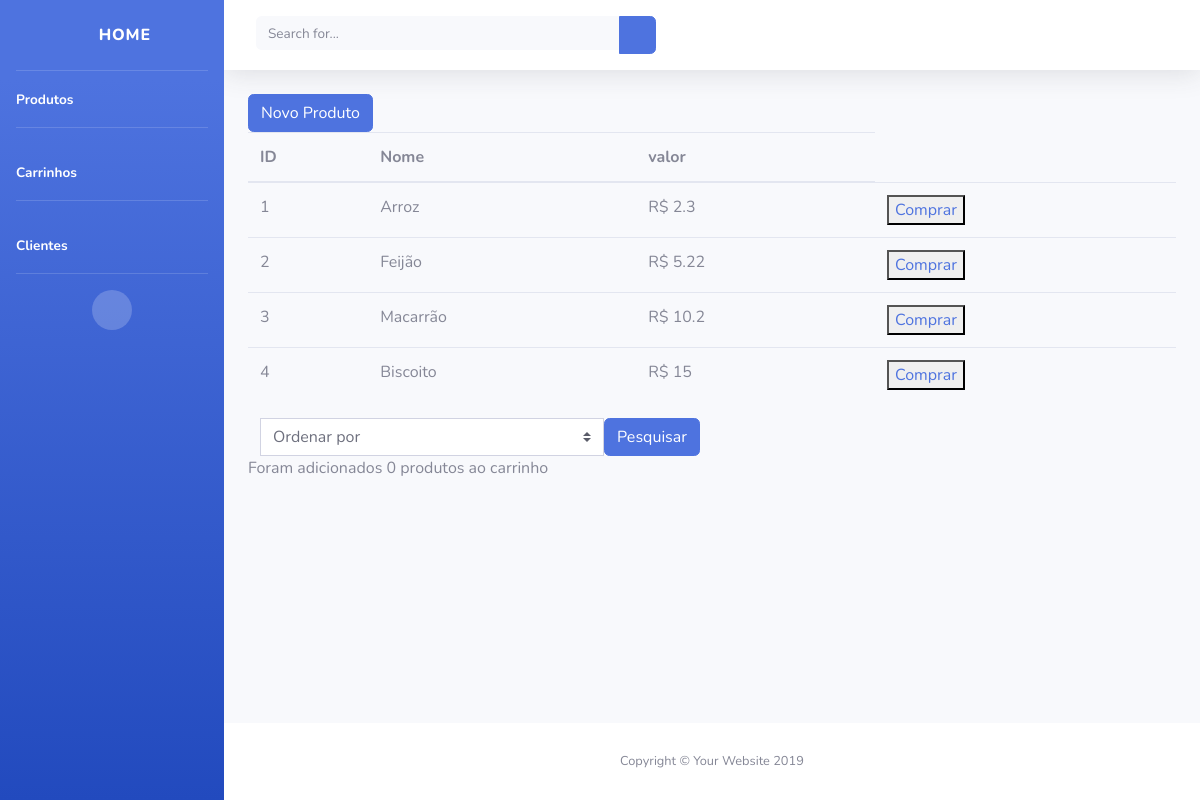
/final/products/, run on an earlier commit of the app's database.
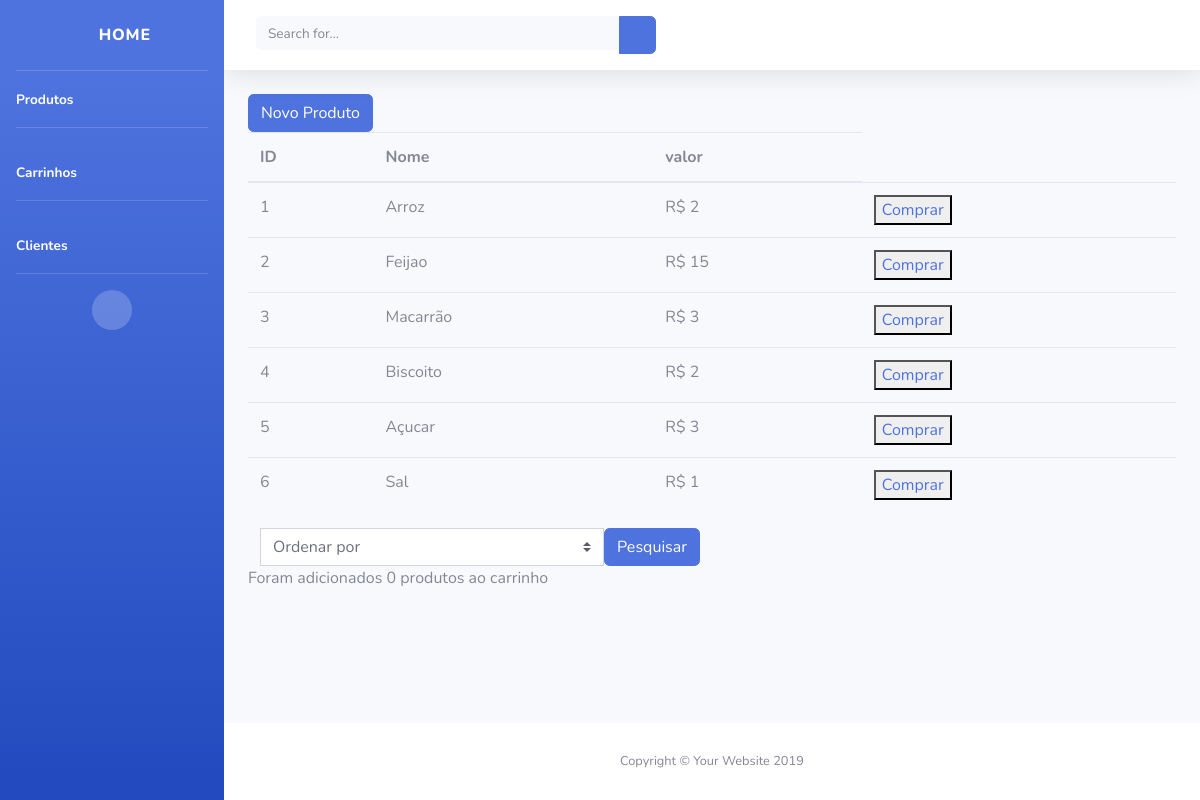
And on a later commit of the database.
### final/models.py (models this page shows, shortened)
class Product(models.Model):
    name = models.CharField(max_length=50)
    value = models.IntegerField()

### final/views.py (the view)
# urls.py: path('products/', views.product_list),
def product_list(request):
    if (request.method == "POST"):
        search = request.POST.get('order')
        if (search == "name"):
            products = Product.objects.order_by('name')
            return render (request, 'product/list.html', {'products': products})
        elif (search == "smaller"):
            products = Product.objects.order_by('value')
            return render (request, 'product/list.html', {'products': products})
        elif (search == "bigger"):
            products = Product.objects.order_by('-value')
            return render (request, 'product/list.html', {'products': products})
        else:
            products = Product.objects.all()
            return render (request, 'product/list.html', {'products': products})
    else:
        products = Product.objects.all()
        return render (request, 'product/list.html', {'products': products})

### final/templates/product/list.html (shortened to what this page needs)
{% extends 'base.html' %}
{% block conteudo %}
<a href="/final/products/create"><button class="btn btn-primary" type="button">Novo Produto</button></a>
<table class="table">
    <thead>
        <tr>
            <th>ID</th>
            <th>Nome</th>
            <th>valor</th>
        </tr>
    </thead>
    <tbody>
        {% for product in products %}
        <tr>
            <td>{{product.id}}</td>
            <td>{{product.name}}</td>
            <td>R$ {{product.value}}</td>
            <td><button><a href="/final/products/{{product.id}}/cart">Comprar</a></button></td>
        </tr>
        {% endfor %}
    </tbody>
</table>
<div class="col-lg-6">
    <form class="input-group" action="/final/products/" method="post">
        <select name="order" class="custom-select" id="inputGroupSelect04" aria-label="Exemplo de select com botão addon">
            <option selected>Ordenar por</option>
        </select>
        <button class="btn btn-primary" type="submit">Pesquisar</button>
    </form>
</div>
<p>Foram adicionados {{request.session.ss | length }} produtos ao carrinho</p>
{% endblock %}

### final/templates/base.html (shortened to what this page needs)
{% load static %}
<!DOCTYPE html>
<html lang="en">
<head>
  <link href="{% static 'vendor/fontawesome-free/css/all.min.css' %}" rel="stylesheet" type="text/css">
  <link href=" {% static 'css/sb-admin-2.min.css' %}" rel="stylesheet">
</head>
<body id="page-top">
  <div id="wrapper">
    <ul class="navbar-nav bg-gradient-primary sidebar sidebar-dark accordion" id="accordionSidebar">
      <a class="sidebar-brand d-flex align-items-center justify-content-center" href="/final/">
        <div class="sidebar-brand-icon rotate-n-15">
          <i class="fas fa-laugh-wink"></i>
        </div>
        <div class="sidebar-brand-text mx-3">Home</div>
      </a>
      <hr class="sidebar-divider my-0">
      <li class="nav-item active">
        <a class="nav-link" href="/final/products/">
          <span>Produtos</span></a>
      </li>
      <hr class="sidebar-divider d-none d-md-block">
      <li class="nav-item active">
        <a class="nav-link" href="/final/products/cart">
          <span>Carrinhos</span></a>
      </li>
      <hr class="sidebar-divider d-none d-md-block">
      <li class="nav-item active">
        <a class="nav-link" href="/final/client/">
          <span>Clientes</span></a>
      </li>
      <hr class="sidebar-divider d-none d-md-block">
      <div class="text-center d-none d-md-inline">
        <button class="rounded-circle border-0" id="sidebarToggle"></button>
      </div>
    </ul>
    <div id="content-wrapper" class="d-flex flex-column">
      <div id="content">
        <nav class="navbar navbar-expand navbar-light bg-white topbar mb-4 static-top shadow">
          <form class="d-none d-sm-inline-block form-inline mr-auto ml-md-3 my-2 my-md-0 mw-100 navbar-search">
            <div class="input-group">
              <input type="text" class="form-control bg-light border-0 small" placeholder="Search for..."
                aria-label="Search" aria-describedby="basic-addon2">
              <div class="input-group-append">
                <button class="btn btn-primary" type="button">
                  <i class="fas fa-search fa-sm"></i>
                </button>
              </div>
            </div>
          </form>
        </nav>
        <div class="container-fluid">
          {% block conteudo %} {% endblock %}
        </div>
      </div>
      <footer class="sticky-footer bg-white">
        <div class="container my-auto">
          <div class="copyright text-center my-auto">
            <span>Copyright &copy; Your Website 2019</span>
          </div>
        </div>
      </footer>
    </div>
  </div>
</body>
</html>

What changed in the data, as far as the page shows it:
changed Product "Arroz": value "2.3" → "2"
changed Product id 2: name "Feijão" → "Feijao"; value "5.22" → "15"
changed Product "Macarrão": value "10.2" → "3"
changed Product "Biscoito": value "15" → "2"
added Product: id "5", name "Açucar", value "3"
added Product: id "6", name "Sal", value "1"
